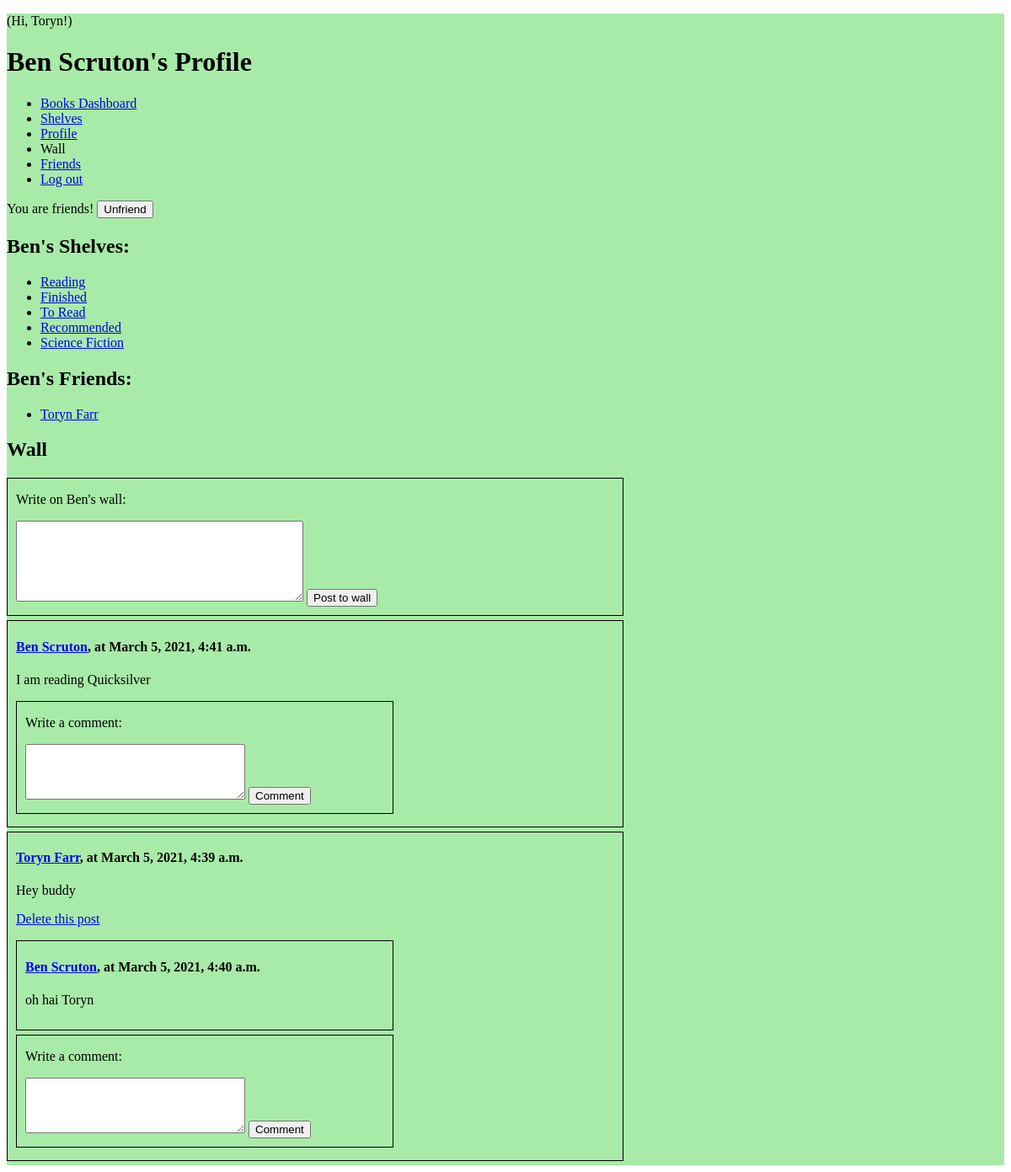
The app's page /users/1 (signed in) with its own data.
### login_app/models.py (models this page shows)
class User(models.Model):
    first_name = models.CharField(max_length = 255)
    last_name = models.CharField(max_length = 255)
    email = models.CharField(max_length = 255)
    username = models.CharField(max_length = 255)
    hashed_pw = models.CharField(max_length = 255)
    added_friends = models.ManyToManyField("User", related_name = "added_by")
    friends = models.ManyToManyField("User")
    created_at = models.DateTimeField(auto_now_add = True)
    updated_at = models.DateTimeField(auto_now = True)
    objects = UserManager()

### books_app/models.py (models this page shows)
class Shelf(models.Model):
    name = models.CharField(max_length = 255)
    books = models.ManyToManyField(Book, related_name = "shelves")
    owner = models.ForeignKey(User, related_name = "shelves", on_delete = models.CASCADE)
    fixed = models.BooleanField(default=False)
    created_at = models.DateTimeField(auto_now_add=True)
    updated_at = models.DateTimeField(auto_now = True)
    objects = ShelfManager()

class Parent(models.Model):
    contents = models.TextField()
    created_at = models.DateTimeField(auto_now_add=True)
    updated_at = models.DateTimeField(auto_now = True)

class WallPost(Parent):
    poster = models.ForeignKey(User, related_name = "posts", on_delete = models.CASCADE)
    wall = models.ForeignKey(User, related_name = "posts_on_wall", on_delete = models.CASCADE)

class Parent(models.Model):
    contents = models.TextField()
    created_at = models.DateTimeField(auto_now_add=True)
    updated_at = models.DateTimeField(auto_now = True)

class Comment(models.Model):
    contents = models.TextField()
    commenter = models.ForeignKey(User, related_name = "comments", on_delete = models.CASCADE)
    parent = models.ForeignKey(Parent, related_name = "comments", on_delete = models.CASCADE)
    created_at = models.DateTimeField(auto_now_add=True)
    updated_at = models.DateTimeField(auto_now = True)

### books_app/views.py (the view)
# urls.py: path("users/<int:user_id>", views.view_user),
def view_user(request, user_id):
    this_user = User.objects.get(id=user_id)
    logged_in_user = User.objects.get(id=request.session["user_id"])
    context = {
        "user": this_user,
        "wallposts": WallPost.objects.filter(wall = this_user).order_by("-created_at"),
        "new_requests": check_friend_requests(request.session),
    }
    if user_id == request.session["user_id"]:
        return render(request, "my_profile.html", context)
    context["logged_in_user"] = logged_in_user
    context["mutual_friends"] = User.objects.filter(friends__in=[this_user]).filter(friends__in=[logged_in_user])
    return render(request, "user_page.html", context)

### books_app/views.py (called while the page is built)
def check_friend_requests(data):
    this_user = User.objects.get(id=data["user_id"])
    new_requests = []
    if (this_user.added_by.count() > this_user.friends.count()):
        for add in this_user.added_by.all():
            if add not in this_user.friends.all():
                new_requests.append(add)
    return new_requests

### books_app/templates/user_page.html (shortened to what this page needs)
<!DOCTYPE html>
<html lang="en">
<head>
</head>
<body>
<div id="wrapper">
    <header>
        <p>(Hi, {{request.session.first_name}}!)</p>
        <h1>{{user.first_name}} {{user.last_name}}'s Profile</h1>
        <ul id="navbar">
            <li><a href="{% url 'dashboard' %}">Books Dashboard</a></li>
            <li><a href="{% url 'user_shelves' %}">Shelves</a></li>
            <li><a href="/users/{{request.session.user_id}}">Profile</a></li>
            <li>Wall</li>
            <li><a href="/users/{{request.session.user_id}}/friends">Friends</a></li>
            <li><a href="/login/users/logout">Log out</a></li>
        </ul>
        {% if user in logged_in_user.friends.all %}
            <p class="inline">You are friends!</p>
            <form action="/users/{{user.id}}/remove_friend">
                <button>Unfriend</button>
            </form>
        {% endif %}
    </header>
    {% if user in logged_in_user.friends.all %}
        <aside id="shelves">
            <h2>{{user.first_name}}'s Shelves:</h2>
            <ul id="shelflist">
            {% for shelf in user.shelves.all %}
                <li><a href="/shelves/{{shelf.id}}">{{shelf.name}}</a></li>
            {% endfor %}
        </aside>
    {% endif %}
    <aside>
    {% if user in logged_in_user.friends.all %}
        <h2>{{user.first_name}}'s Friends:</h2>
        <ul id="friendlist">
            {% if user.friends.count == 0 %}
            <li>You don't have any friends :(</li>
            {% else %}
                {% for friend in user.friends.all %}
                <li><a href="/users/{{friend.id}}">{{friend.first_name}} {{friend.last_name}}</a></li>
                {% endfor %}
            {% endif %}
        </ul>
    {% endif %}
    </aside>
    <main>
    {% if user in logged_in_user.friends.all %}
        <h2>Wall</h2>
        <div class="border">
            <form method="POST" action="/users/{{user.id}}/add_wallpost">
                <p><label for="add_post">Write on {% if user.id == request.session.user_id %}your{% else %}{{user.first_name}}'s{% endif%} wall:</label></p>
                <textarea class="wallpost" rows=6 cols=40 name="add_post" id="add_post"></textarea>
                <input type="submit" value="Post to wall">
            </form>
        </div>
        {% for post in wallposts %}
        <div class="border">
            <h4><a href="/users/{{post.poster.id}}">{{post.poster.first_name}} {{post.poster.last_name}}</a>, at {{post.created_at}}</h4>
            <p class="wallpost">{{post.contents}}</p>
            {% if post.poster.id == request.session.user_id %}
                <p><a href="/posts/{{post.id}}/delete">Delete this post</a></p>
            {% endif %}
            {% for comment in post.comments.all %}
            <div class="border">
                <h4><a href="/users/{{comment.commenter.id}}">{{comment.commenter.first_name}} {{comment.commenter.last_name}}</a>, at {{comment.created_at}}</h4>
                <p class="comment">{{comment.contents}}</p>
            </div>
            {% endfor %}
            <div class="border">
                <form method="POST" action="/posts/{{post.id}}/add_comment">
                    <p><label for="comment">Write a comment:</label></p>
                    <textarea class="comment" rows=4 cols=30 name="comment" id="comment"></textarea>
                    <input type="submit" value="Comment">
                </form>
            </div>
        </div>
        {% endfor %}
    {% else %}
        <p> Add this user as a friend to see more about them!</p>
    {% endif %}
    </main>
</div>
</body>
</html>

### books_app/templates/user_page.html (style rules this page uses)
#wrapper { background-color: #a8eba8 }
.border { border: 1px solid black; display: inline-block; width: 60%; padding: 0 10px 10px; margin-bottom: 5px; }
.inline { display: inline; }
form { display: inline; }

### records on screen
User: first_name "Ben", last_name "Scruton"
Shelf: name "Reading"
Shelf: name "Finished"
Shelf: name "To Read"
Shelf: name "Recommended"
Shelf: name "Science Fiction"
User: first_name "Toryn", last_name "Farr"
WallPost: poster.first_name "Ben", poster.last_name "Scruton", created_at "March 5, 2021, 4:41 a.m.", contents "I am reading Quicksilver"
WallPost: poster.first_name "Toryn", poster.last_name "Farr", created_at "March 5, 2021, 4:39 a.m.", contents "Hey buddy"
Comment: commenter.first_name "Ben", commenter.last_name "Scruton", created_at "March 5, 2021, 4:40 a.m.", contents "oh hai Toryn"

### other values on screen
{{ request.session.first_name }} "Toryn"
